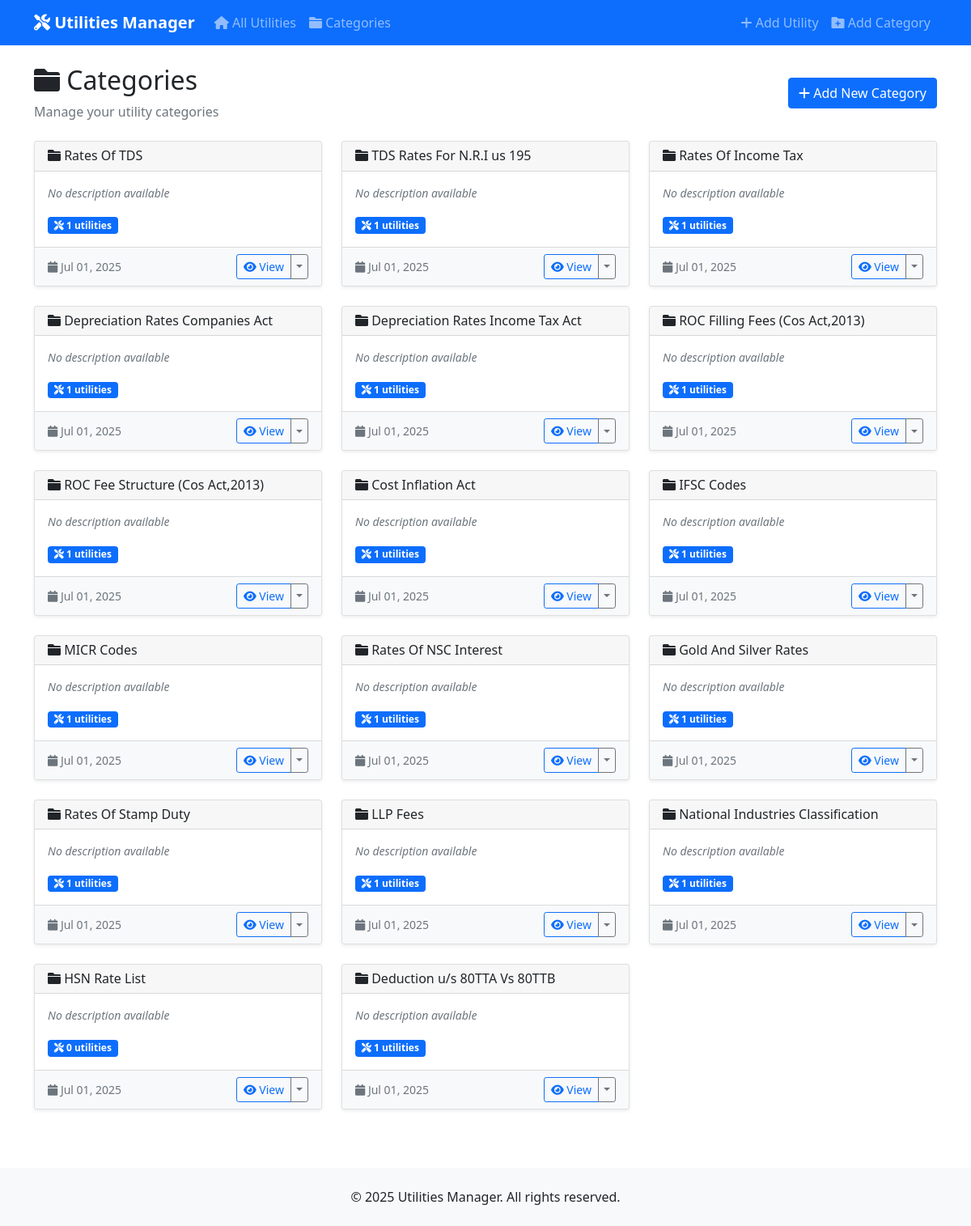
The page /utilities/categories/ on the database as committed earlier.
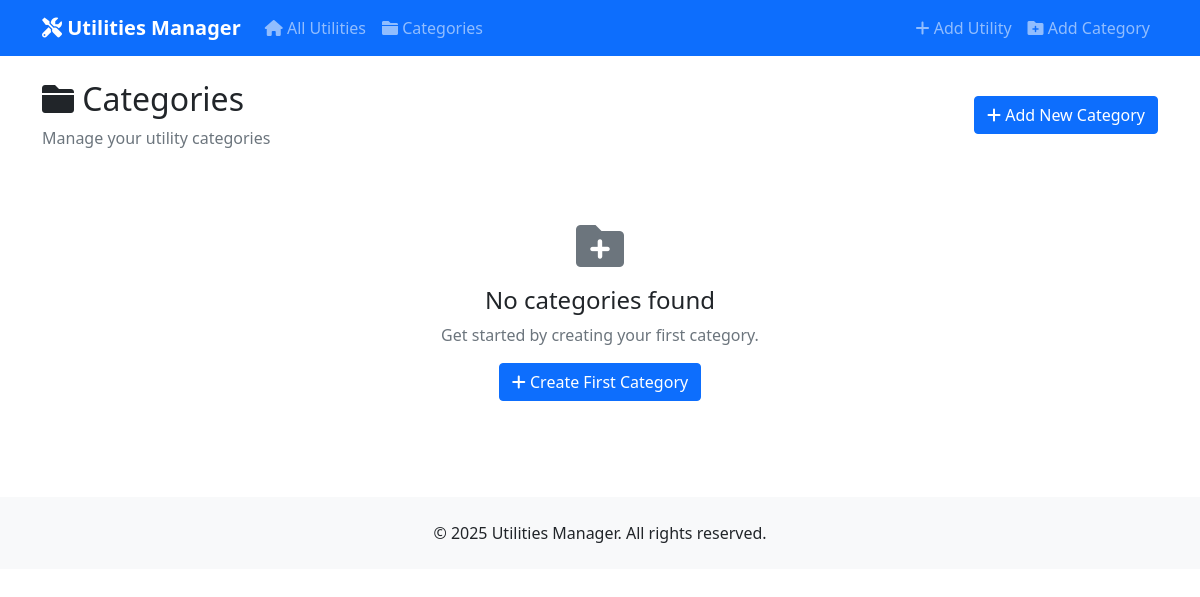
The same page on the database as committed later.
### utilities/models.py (models this page shows, shortened)
class Category(models.Model):
    name = models.CharField(max_length=200, unique=True)
    display_name = models.CharField(max_length=200)
    description = models.TextField(blank=True, null=True)
    parent = models.ForeignKey('self', on_delete=models.CASCADE, null=True, blank=True, related_name='subcategories')
    is_active = models.BooleanField(default=True)
    created_at = models.DateTimeField(auto_now_add=True)
    updated_at = models.DateTimeField(auto_now=True)
    class Meta:
        verbose_name_plural = "Categories"
        ordering = ['display_name']

### utilities/views.py (the view)
# urls.py: path('categories/', views.category_list, name='category_list'),
def category_list(request):
    categories = Category.objects.annotate(
        utility_count=Count('utilities')
    ).filter(is_active=True)
    context = {
        'categories': categories,
    }
    return render(request, 'utilities/category_list.html', context)

### templates/utilities/category_list.html (shortened to what this page needs)
{% extends 'utilities/base.html' %}
{% block content %}
<div class="row">
    <div class="col-12">
        <div class="d-flex justify-content-between align-items-center mb-4">
            <div>
                <h2>
                    <i class="fas fa-folder"></i> Categories
                </h2>
                <p class="text-muted mb-0">Manage your utility categories</p>
            </div>
            <a href="{% url 'category_add' %}" class="btn btn-primary">
                <i class="fas fa-plus"></i> Add New Category
            </a>
        </div>
        {% if categories %}
            <div class="row">
                {% for category in categories %}
                    <div class="col-md-6 col-lg-4 mb-4">
                        <div class="card h-100">
                            <div class="card-header d-flex justify-content-between align-items-center">
                                <h6 class="mb-0">
                                    <i class="fas fa-folder"></i> {{ category.display_name }}
                                </h6>
                            </div>
                            <div class="card-body">
                                {% if category.description %}
                                    <p class="text-muted small">{{ category.description|truncatechars:100 }}</p>
                                {% else %}
                                    <p class="text-muted small fst-italic">No description available</p>
                                {% endif %}
                                <div class="mt-3">
                                    <span class="badge bg-primary">
                                        <i class="fas fa-tools"></i> {{ category.utility_count }} utilities
                                    </span>
                                </div>
                            </div>
                            <div class="card-footer bg-light">
                                <div class="d-flex justify-content-between align-items-center">
                                    <small class="text-muted">
                                        <i class="fas fa-calendar"></i> {{ category.created_at|date:"M d, Y" }}
                                    </small>
                                    <div class="btn-group">
                                        <a href="{% url 'category_utilities' category.pk %}"
                                           class="btn btn-outline-primary btn-sm">
                                            <i class="fas fa-eye"></i> View
                                        </a>
                                        <button class="btn btn-outline-secondary btn-sm dropdown-toggle dropdown-toggle-split"
                                                data-bs-toggle="dropdown">
                                        </button>
                                    </div>
                                </div>
                            </div>
                        </div>
                    </div>
                {% endfor %}
            </div>
        {% else %}
            <div class="text-center py-5">
                <i class="fas fa-folder-plus fa-3x text-muted mb-3"></i>
                <h4>No categories found</h4>
                <p class="text-muted">Get started by creating your first category.</p>
                <a href="{% url 'category_add' %}" class="btn btn-primary">
                    <i class="fas fa-plus"></i> Create First Category
                </a>
            </div>
        {% endif %}
    </div>
</div>
{% endblock %}

### templates/utilities/base.html (shortened to what this page needs)
<!DOCTYPE html>
<html lang="en">
<head>
    <link href="https://cdn.jsdelivr.net/npm/bootstrap@5.1.3/dist/css/bootstrap.min.css" rel="stylesheet">
    <link rel="stylesheet" href="https://cdnjs.cloudflare.com/ajax/libs/font-awesome/6.0.0/css/all.min.css">
</head>
<body>
    <nav class="navbar navbar-expand-lg navbar-dark bg-primary">
        <div class="container">
            <a class="navbar-brand" href="{% url 'utility_list' %}">
                <i class="fas fa-tools"></i> Utilities Manager
            </a>
            <div class="collapse navbar-collapse" id="navbarNav">
                <ul class="navbar-nav me-auto">
                    <li class="nav-item">
                        <a class="nav-link" href="{% url 'utility_list' %}">
                            <i class="fas fa-home"></i> All Utilities
                        </a>
                    </li>
                    <li class="nav-item">
                        <a class="nav-link" href="{% url 'category_list' %}">
                            <i class="fas fa-folder"></i> Categories
                        </a>
                    </li>
                </ul>
                <ul class="navbar-nav">
                    <li class="nav-item">
                        <a class="nav-link" href="{% url 'utility_add' %}">
                            <i class="fas fa-plus"></i> Add Utility
                        </a>
                    </li>
                    <li class="nav-item">
                        <a class="nav-link" href="{% url 'category_add' %}">
                            <i class="fas fa-folder-plus"></i> Add Category
                        </a>
                    </li>
                </ul>
            </div>
        </div>
    </nav>
    <div class="container mt-4">
        {% block content %}{% endblock %}
    </div>
    <footer class="bg-light text-center py-4 mt-5">
        <div class="container">
            <p class="mb-0">&copy; 2025 Utilities Manager. All rights reserved.</p>
        </div>
    </footer>
</body>
</html>

### templates/utilities/base.html (style rules this page uses)
.navbar-brand { font-weight: bold; }

Rows that differ between the two databases and show on the page:
removed Category: display_name "Rates Of TDS", description "No description available", utility_count "1", created_at "Jul 01, 2025"
removed Category: display_name "TDS Rates For N.R.I us 195", description "No description available", utility_count "1", created_at "Jul 01, 2025"
removed Category: display_name "Rates Of Income Tax", description "No description available", utility_count "1", created_at "Jul 01, 2025"
removed Category: display_name "Depreciation Rates Companies Act", description "No description available", utility_count "1", created_at "Jul 01, 2025"
removed Category: display_name "Depreciation Rates Income Tax Act", description "No description available", utility_count "1", created_at "Jul 01, 2025"
removed Category: display_name "ROC Filling Fees (Cos Act,2013)", description "No description available", utility_count "1", created_at "Jul 01, 2025"
removed Category: display_name "ROC Fee Structure (Cos Act,2013)", description "No description available", utility_count "1", created_at "Jul 01, 2025"
removed Category: display_name "Cost Inflation Act", description "No description available", utility_count "1", created_at "Jul 01, 2025"
removed Category: display_name "IFSC Codes", description "No description available", utility_count "1", created_at "Jul 01, 2025"
removed Category: display_name "MICR Codes", description "No description available", utility_count "1", created_at "Jul 01, 2025"
removed Category: display_name "Rates Of NSC Interest", description "No description available", utility_count "1", created_at "Jul 01, 2025"
removed Category: display_name "Gold And Silver Rates", description "No description available", utility_count "1", created_at "Jul 01, 2025"
removed Category: display_name "Rates Of Stamp Duty", description "No description available", utility_count "1", created_at "Jul 01, 2025"
removed Category: display_name "LLP Fees", description "No description available", utility_count "1", created_at "Jul 01, 2025"
removed Category: display_name "National Industries Classification", description "No description available", utility_count "1", created_at "Jul 01, 2025"
removed Category: display_name "HSN Rate List", description "No description available", utility_count "0", created_at "Jul 01, 2025"
removed Category: display_name "Deduction u/s 80TTA Vs 80TTB", description "No description available", utility_count "1", created_at "Jul 01, 2025"
Other text that changed with them:
text now shown: "No categories found Get started by creating your first category. Create First Category"
